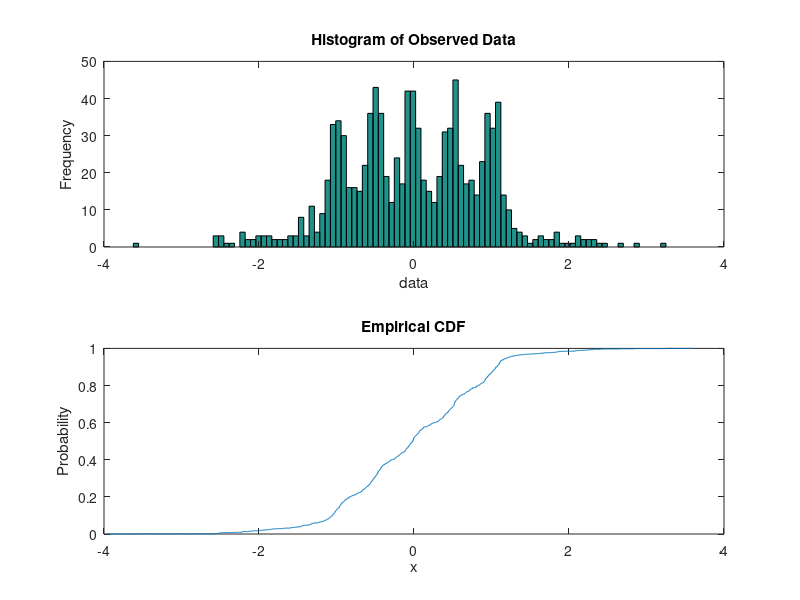

This figure's MATLAB source: (Note: this script raises an error after producing the figure.)
% Script Name: StochasticCDFLearning_demo.m
% Author: Shengdong Zhang
% Description: This script demostrates how to use 3-layer neural network
%              to learn cumulative distribution function (CDF) from
%              empirical CDF data, and then use the learned network to
%              infer probability density function. The psudo data 
%              distribution is optional to be generated by one of the two 
%              mixture distributions ------ Bart Simpson distribution and 
%              two-uniforms-two-Gaussian distribution. Histogram and
%              empirical distribution of pseudo data are made for making
%              comparison between true density function and learned density
%              function.
%              

close all
clear

pdf_name = 'BartSimpson';    % This variable contains the string of 
                             % distribution name. Options are BartSimpson
                             % and TwoGauTwoUniform.
                             
numSamples = 1000;           % Number of pseudo data points to be generated

%% ======================================================================== 
% This part of codes generates data of specified distribution.

if strcmp(pdf_name, 'BartSimpson')
    hiddenSize = 16;         % Number of hidden nodes to learn CDF             
    randn('seed',1234)       % Fixed random seed for repeatible result
    
    % Generate pseudo data of specified distribution
    data = [randn(500,1);0.1*randn(100,1)-1;0.1*randn(100,1)-0.5;0.1*randn(100,1);0.1*randn(100,1)+0.5;0.1*randn(100,1)+1];
    
    d = max(data) - min(data);    % Compute the range of data 
    x = linspace(min(data)-0.05*d, max(data)+0.05*d, numSamples);

    % Define the true density function for making plots later
    true_pdf = 0.5*normpdf(x, 0, 1) + ...
               0.1*normpdf(x, -1, 0.1) + ...
               0.1*normpdf(x, -0.5, 0.1) + ...
               0.1*normpdf(x, 0, 0.1) + ...
               0.1*normpdf(x, 0.5, 0.1) + ...
               0.1*normpdf(x, 1, 0.1);
    phi=@(x)(exp(-.5*x.^2)/sqrt(2*pi));
    h=0.05;
    ksden=@(z)mean(phi((z-data)/h)/h);
    
    
elseif strcmp(pdf_name, 'TwoGauTwoUniform')
    hiddenSize = 8;          % Number of hidden nodes to learn CDF
    randn('seed',1234)       % Fixed random seed for repeatible result
    gau_left = 0.5*randn(500,1)-7;
    gau_right = 0.5*randn(500,1)+7;

    rand('seed',1234)
    uniform_left = 2*rand(500,1)-3;
    uniform_right = 2*rand(500,1)+1;
    
    % Generate pseudo data of specified distribution
    data = [gau_left;uniform_left;uniform_right;gau_right];
    
    d = max(data) - min(data);    % Compute the range of data 
    x = linspace(min(data)-0.05*d, max(data)+0.05*d, numSamples);

    % Define the true density function for making plots later
    true_pdf = 0.25*0.5*(x>=-3 & x<-1) + ...
               0.25*0.5*(x>=1 & x<3) + ...
               0.25*normpdf(x, -7, 0.5) + ...
               0.25*normpdf(x, 7, 0.5);   
    phi=@(x)(exp(-.5*x.^2)/sqrt(2*pi));
    h=0.1;
    ksden=@(z)mean(phi((z-data)/h)/h);
else
    error('Unknown PDF Name.') 
end

% Compute probability values y to make (x,y) pairs for regression 
% supervised learning

y = zeros(1,numSamples);
for i = 1:numSamples
    y(i) = sum(data<=x(i))/length(data);
end

% Plot the histogram and empirical CDF of the pseudo data.
figure; 
set(gcf,'position',[50 500 600 400])
subplot(2,1,1);
hist(data, 100)
% set(gcf,'position',[50 500 600 400])
xlabel('data');
ylabel('Frequency');
title('Histogram of Observed Data');

subplot(2,1,2);
plot(x, y)
xlabel('x');
ylabel('Probability');
title('Empirical CDF');

%% ========================================================================
% This part of codes build the neural net model and train it with a 
% stochastic optimization algorithm called adaptive delta.

% Define model parameters and training parameters
inputSize = 1;
lambda = 0;
batchSize = 100;
nb_epochs = 30000;

% Initiate model parameters
theta = initializeCDFParametersExp(hiddenSize, inputSize);

% Optimize parameters of the built neural net model;
% The output of the model will be displayed after each update
[opttheta,opttheta_rs] = Adadelta4CDFLearning(@expRegressionL2Cost, @expCDFoutput ,theta, x, y,...
                    inputSize, hiddenSize, lambda, batchSize, nb_epochs);
close figure 10

% Compute the output of the learned model
output = expCDFoutput(opttheta_rs, inputSize, hiddenSize, x);

% Infer PDF from the learned model
pdf = expPDFoutput(opttheta_rs, inputSize, hiddenSize, x);

%% ======================================================================== 
% This part of codes makes plots of CDF and PDF output of the learned model 
% and the target CDF and PDF

% Make plot of learned CDF vs empirical cdf
figure;plot(x, output,'b',x,y,'r')
set(gcf,'position',[50 0 600 400])
xlabel('x');
ylabel('Probability');
title('Output of Model using Tanh vs Empirical CDF');
axis([min(x) max(x) 0 1]);
legend('Model Output', 'Empirical CDF','Location','northwest');

% Make plot of infered PDF vs true PDF
figure;plot(x, pdf,'b',x,true_pdf,'r')
hold on
fplot(ksden,[min(x),max(x)],'k')
set(gcf,'position',[650 300 600 400]);
xlabel('x');
ylabel('Probability Density');
title('Inferred PDF vs True PDF');
legend('Inferred PDF', 'True PDF','KDE Estimated PDF','Location','northwest');
hold off
